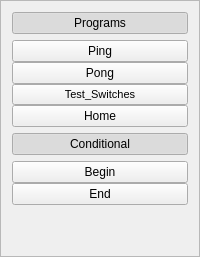
            <widget class="QFrame" name="cmd_frame">
             <property name="frameShape">
              <enum>QFrame::Shape::StyledPanel</enum>
             </property>
             <property name="frameShadow">
              <enum>QFrame::Shadow::Raised</enum>
             </property>
             <layout class="QVBoxLayout" name="verticalLayout_5">
              <item>
               <widget class="QPushButton" name="cmd_prog_menu_pushButton">
                <property name="text">
                 <string>Programs</string>
                </property>
                <property name="checkable">
                 <bool>true</bool>
                </property>
                <property name="checked">
                 <bool>true</bool>
                </property>
               </widget>
              </item>
              <item>
               <widget class="QFrame" name="cmd_prog_frame">
                <property name="frameShape">
                 <enum>QFrame::Shape::NoFrame</enum>
                </property>
                <property name="frameShadow">
                 <enum>QFrame::Shadow::Plain</enum>
                </property>
                <layout class="QVBoxLayout" name="verticalLayout_6" stretch="0,0,0,0">
                 <property name="spacing">
                  <number>0</number>
                 </property>
                 <property name="sizeConstraint">
                  <enum>QLayout::SizeConstraint::SetDefaultConstraint</enum>
                 </property>
                 <property name="leftMargin">
                  <number>0</number>
                 </property>
                 <property name="topMargin">
                  <number>0</number>
                 </property>
                 <property name="rightMargin">
                  <number>0</number>
                 </property>
                 <property name="bottomMargin">
                  <number>0</number>
                 </property>
                 <item>
                  <widget class="QPushButton" name="cmd_ping_btn">
                   <property name="text">
                    <string>Ping</string>
                   </property>
                  </widget>
                 </item>
                 <item>
                  <widget class="QPushButton" name="cmd_pong_btn">
                   <property name="font">
                    <font>
                     <pointsize>9</pointsize>
                     <bold>false</bold>
                     <strikeout>false</strikeout>
                     <stylestrategy>PreferDefault</stylestrategy>
                     <kerning>true</kerning>
                    </font>
                   </property>
                   <property name="autoFillBackground">
                    <bool>false</bool>
                   </property>
                   <property name="text">
                    <string>Pong</string>
                   </property>
                  </widget>
                 </item>
                 <item>
                  <widget class="QPushButton" name="cmd_switches_btn">
                   <property name="font">
                    <font>
                     <pointsize>8</pointsize>
                     <bold>false</bold>
                     <strikeout>false</strikeout>
                     <stylestrategy>PreferDefault</stylestrategy>
                     <kerning>true</kerning>
                    </font>
                   </property>
                   <property name="autoFillBackground">
                    <bool>false</bool>
                   </property>
                   <property name="text">
                    <string>Test_Switches</string>
                   </property>
                  </widget>
                 </item>
                 <item>
                  <widget class="QPushButton" name="cmd_home_axis_btn">
                   <property name="text">
                    <string>Home</string>
                   </property>
                  </widget>
                 </item>
                </layout>
               </widget>
              </item>
              <item>
               <widget class="QPushButton" name="cmd_condi_menu_pushButton">
                <property name="text">
                 <string>Conditional</string>
                </property>
                <property name="checkable">
                 <bool>true</bool>
                </property>
                <property name="checked">
                 <bool>true</bool>
                </property>
               </widget>
              </item>
              <item>
               <widget class="QFrame" name="cmd_condi_frame">
                <property name="frameShape">
                 <enum>QFrame::Shape::NoFrame</enum>
                </property>
                <property name="frameShadow">
                 <enum>QFrame::Shadow::Plain</enum>
                </property>
                <layout class="QVBoxLayout" name="verticalLayout_7">
                 <property name="spacing">
                  <number>0</number>
                 </property>
                 <property name="leftMargin">
                  <number>0</number>
                 </property>
                 <property name="topMargin">
                  <number>0</number>
                 </property>
                 <property name="rightMargin">
                  <number>0</number>
                 </property>
                 <property name="bottomMargin">
                  <number>0</number>
                 </property>
                 <item>
                  <widget class="QPushButton" name="cmd_begin_pushButton">
                   <property name="text">
                    <string>Begin</string>
                   </property>
                  </widget>
                 </item>
                 <item>
                  <widget class="QPushButton" name="cmd_end_pushButton">
                   <property name="text">
                    <string>End</string>
                   </property>
                  </widget>
                 </item>
                </layout>
               </widget>
              </item>
              <item>
               <spacer name="cmd_verticalSpacer">
                <property name="orientation">
                 <enum>Qt::Orientation::Vertical</enum>
                </property>
                <property name="sizeHint" stdset="0">
                 <size>
                  <width>20</width>
                  <height>40</height>
                 </size>
                </property>
               </spacer>
              </item>
             </layout>
            </widget>
